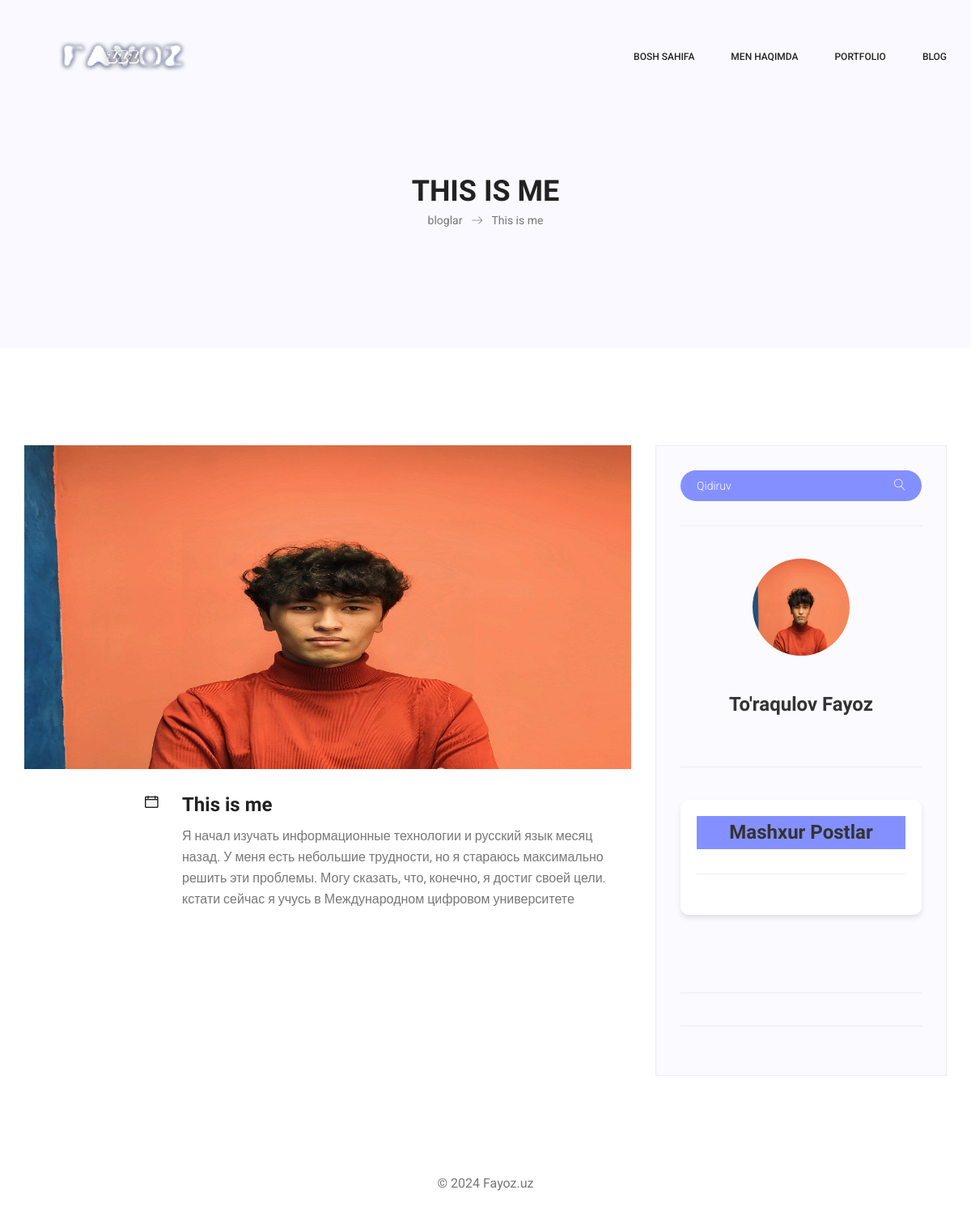
Screenshot of /blogs/1/ with the database file from the repository.
### app1/models.py (models this page shows)
class Blog(models.Model):
    title = models.CharField(max_length = 100)
    punlished_at =models.DateField(auto_now= True)
    poster =  models.ImageField(upload_to='blog/')
    author = models.CharField(max_length = 100)
    dicription = models.TextField()
    view = models.IntegerField(default=0)

### app1/views.py (the view)
# urls.py: path('blogs/<int:pk>/', SingleBlog, name='blog'),
def SingleBlog(request, pk):
    blogs = get_object_or_404(Blog, id=pk)
    url = reverse('blog', kwargs={'pk': 1})
    blogs.view += 1
    blogs.save()
    return render(request, 'single-blog.html', {'blogs': blogs})

### templates/single-blog.html (shortened to what this page needs)
{% extends "base.html" %}
{% load static %}
{% load bootstrap5 %}
{% block content %}
        <section class="banner_area">
            <div class="banner_inner d-flex align-items-center">
				<div class="container">
					<div class="banner_content text-center">
						<h2>{{ blogs.title }}</h2>
						<div class="page_link">
							<a href="{% url 'blog' pk=1 %}">bloglar</a>
							<a href="{% url 'blog' blogs.id %}">{{ blogs.title }}</a>
						</div>
					</div>
				</div>
            </div>
        </section>
        <section class="blog_area single-post-area p_120">
            <div class="container">
                <div class="row">
                    <div class="col-lg-8 posts-list">
                        <div class="single-post row">
                            <div class="col-lg-12">
                                <div class="feature-img">
                                    <img style="width: 800px; height: 400px" class="img-fluid" src="{{ blogs.poster.url }}" alt="">
                                </div>
                            </div>
                            <div class="col-lg-3  col-md-3">
                                <div class="blog_info text-right">
                                    <ul class="blog_meta list">
                                        <li><a href="/">{{ blogs.created_at| date:"M d, Y" }}<i class="lnr lnr-calendar-full"></i></a></li>
                                    </ul>
                                    <ul class="social-links">
                                    </ul>
                                </div>
                            </div>
                            <div class="col-lg-9 col-md-9 blog_details">
                                <h2>{{ blogs.title }}</h2>
                                <p class="excert">
                                    {{ blogs.dicription }}
                                </p>
                            </div>
                        </div>
                    </div>
                    <div class="col-lg-4">
                        <div class="blog_right_sidebar">
                            <aside class="single_sidebar_widget search_widget">
                                <form action="{% url 'blog' pk=1 %}" class="input-group">
                                    <input name="search" type="text" class="form-control" placeholder="Qidiruv">
                                    <span class="input-group-btn">
                                        <button class="btn btn-default" type="Qidiruv"><i class="lnr lnr-magnifier"></i></button>
                                    </span>
                                </form>
                                <div class="br"></div>
                            </aside>
                            <aside class="single_sidebar_widget author_widget">
                                <img class="author_img rounded-circle" style="width: 120px; height: 120px" src="{{ blogs.poster.url }}" alt="">
                                <h4>To'raqulov Fayoz</h4>
                                <div class="social_icon">
                                </div>
                                <div class="br"></div>
                            </aside>
                            <aside class="single_sidebar_widget popular_post_widget">
                                <h3 class="widget_title">Mashxur Postlar</h3>
                                <div class="br"></div>
                            </aside>
                            <aside class="single_sidebar_widget ads_widget">
                                <div class="br"></div>
                            </aside>
                            <aside class="single-sidebar-widget newsletter_widget">
                                <div class="br"></div>
                            </aside>
                        </div>
                    </div>
                </div>
            </div>
        </section>
{% endblock %}

### rows the page displays
Blog: title "THIS IS ME", title "This is me", poster (picture), dicription "Я начал изучать информационные технологии и русский язык месяц назад. У меня есть небольшие трудности, но я стараюсь максимально решить эти проблемы. Могу сказать, что, конечно, я достиг своей цели. кстати сейчас я учусь в Международном цифровом университете"
